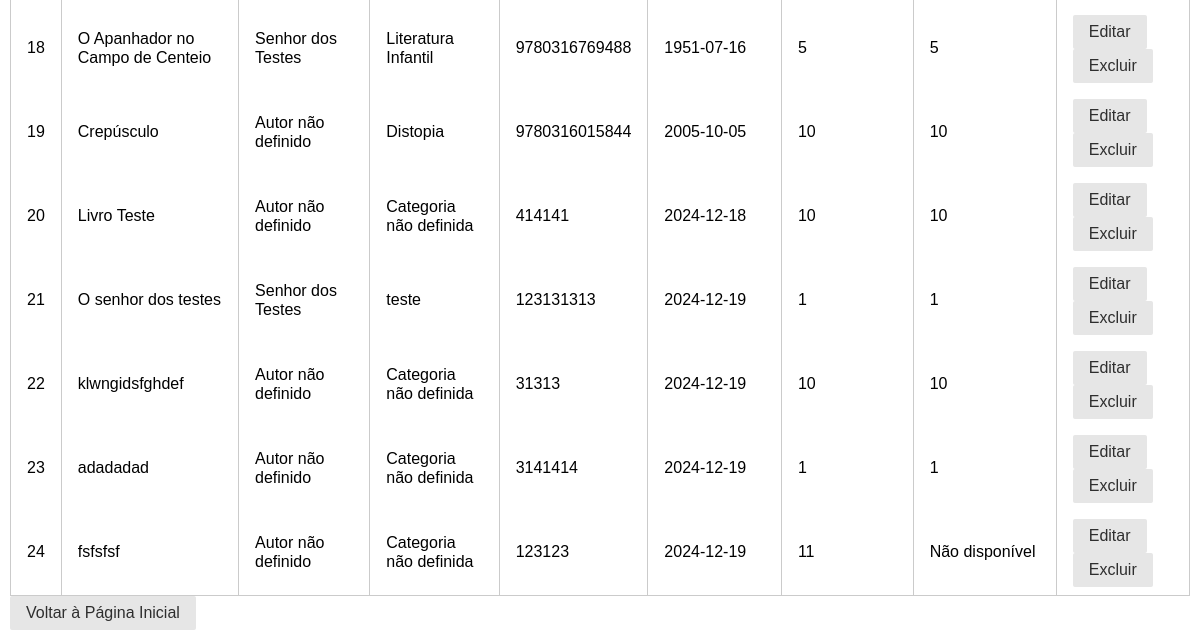
The page /books/livros (lower part) on the database as committed earlier.
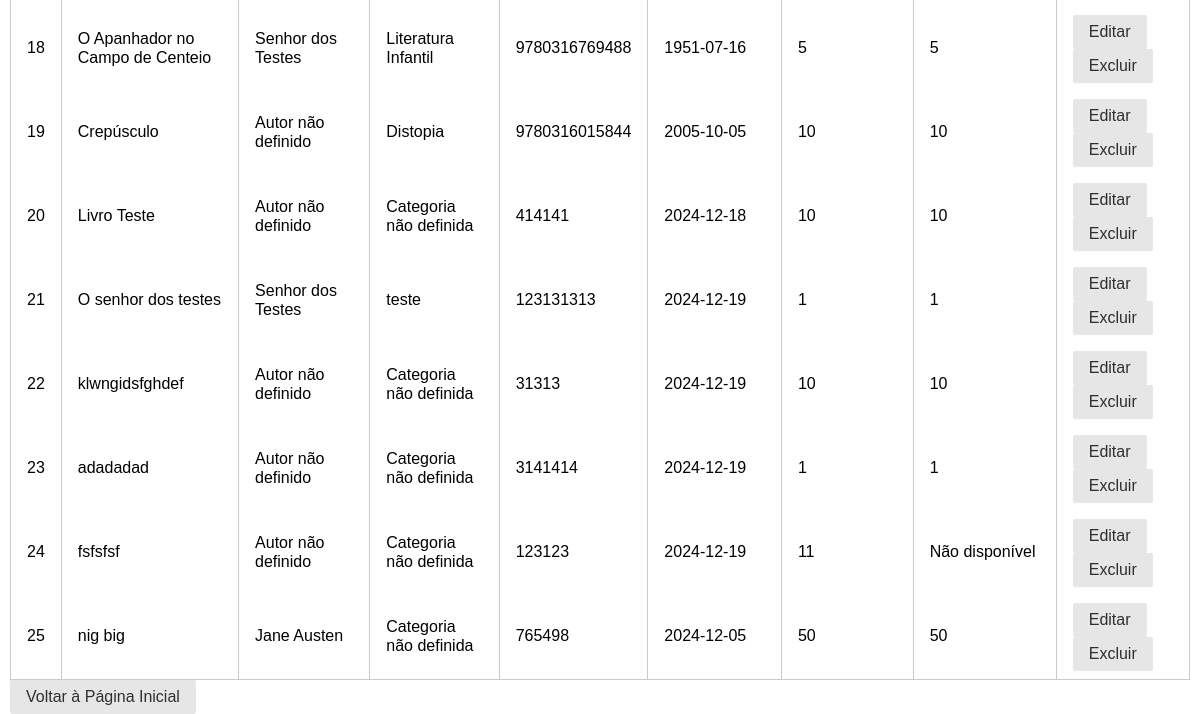
The same page on the database as committed later.
### Uniao/model/Livros.py (models this page shows)
class Livros(database.Model):
    id = database.Column(database.Integer, primary_key=True)
    titulo = database.Column(database.String(150), nullable=False)
    isbn = database.Column(database.String(13), unique=True, nullable=False)
    data_publicacao = database.Column(database.Date, nullable=True)
    autor_id = database.Column(database.Integer, database.ForeignKey("autores.id"), nullable=True)
    categoria_id = database.Column(database.Integer, database.ForeignKey("categorias.id"), nullable=True)
    quantidade_total = database.Column(database.Integer, nullable=False)
    quantidade_disponivel = database.Column(database.Integer, nullable=True)
    autor = database.relationship("Autores", back_populates="livros", lazy=True)
    categoria = database.relationship("Categorias", back_populates="livros", lazy=True)
    reservas = database.relationship("Reservas", back_populates="livro", lazy=True)
    emprestimos = database.relationship("Emprestimos", back_populates="livro", lazy=True)
    def JSonificar(self):
        return {
            "id": self.id,
            "titulo": self.titulo,
            "isbn": self.isbn,
            "data_publicacao": self.data_publicacao.isoformat() if self.data_publicacao else None,
            "autor": self.autor.nome if self.autor else "Autor não definido",
            "categoria": self.categoria.nome if self.categoria else "Categoria não definida",
            "quantidade_total": self.quantidade_total,
            "quantidade_disponivel": self.quantidade_disponivel
        }

### Uniao/model/Autores.py (models this page shows, shortened)
class Autores(database.Model):
    id = database.Column(database.Integer, primary_key=True)
    nome = database.Column(database.String(100), nullable=False)
    data_nascimento = database.Column(database.Date, nullable=True)
    nacionalidade = database.Column(database.String(50), nullable=False)
    livros = database.relationship("Livros", back_populates="autor", lazy=True)

### Uniao/model/Categorias.py (models this page shows, shortened)
class Categorias(database.Model):
    id = database.Column(database.Integer, primary_key=True)
    nome = database.Column(database.String(50), nullable=False)
    livros = database.relationship("Livros", back_populates="categoria", lazy=True)

### Uniao/controller/LivroController.py (the view)
@livroController.route('/livros', methods=['GET'])
def view_books():
    try:
        titulo = request.args.get('titulo', '').strip()
        autor_id = request.args.get('autor_id', '').strip()
        categoria_id = request.args.get('categoria_id', '').strip()
        data_inicio = request.args.get('data_inicio', '').strip()
        isbn = request.args.get('isbn', '').strip()
        livros = livroRepository.searchBooksCustom(
            titulo=titulo,
            autor_id=autor_id,
            categoria_id=categoria_id,
            data_inicio=data_inicio
        )
        autores = livroRepository.getAutores()
        categorias = livroRepository.getCategorias()
        return render_template(
            'Livro/livros.html',
            livros=livros,
            autores=autores,
            categorias=categorias
        )
    except Exception as e:
        flash(f"Erro ao carregar os livros: {e}", "error")
        return render_template('Livro/livros.html', livros=[], autores=[], categorias=[])

### Uniao/DAO/LivroDAO.py (called while the page is built)
    @staticmethod
    def getAutores():
        try:
            return Autores.query.all()
        except Exception as e:
            print(f"Erro ao buscar autores: {e}")
            return []

    @staticmethod
    def getCategorias():
        try:
            return Categorias.query.all()
        except Exception as e:
            print(f"Erro ao buscar categorias: {e}")
            return []

    @staticmethod
    def searchBooksCustom(titulo=None, autor_id=None, categoria_id=None, data_inicio=None, isbn=None):
        try:
            query = Livros.query
            if titulo:
                query = query.filter(Livros.titulo.like(f"%{titulo}%"))
            if autor_id:
                query = query.filter(Livros.autor_id == autor_id)
            if categoria_id:
                query = query.filter(Livros.categoria_id == categoria_id)
            if data_inicio:
                query = query.filter(Livros.data_publicacao >= data_inicio)
            if isbn:
                query = query.filter(Livros.isbn.like(f"%{isbn}%"))
            return query.all()
        except Exception as e:
            print(f"Erro ao realizar consulta personalizada: {e}")
            return []

### Uniao/repository/LivroRepository.py (called while the page is built)
    def getAutores(self):
        try:
            return self.livroDAO.getAutores()
        except Exception as e:
            return {"error": f"Erro ao buscar autores: {e}"}

    def getCategorias(self):
        try:
            return self.livroDAO.getCategorias()
        except Exception as e:
            return {"error": f"Erro ao buscar categorias: {e}"}

    def searchBooksCustom(self, titulo=None, autor_id=None, categoria_id=None, data_inicio=None, isbn=None):
        try:
            livros = self.livroDAO.searchBooksCustom(titulo, autor_id, categoria_id, data_inicio, isbn)
            return [livro.JSonificar() for livro in livros]
        except Exception as e:
            return {"error": f"Erro ao realizar consulta personalizada: {e}"}

### Uniao/templates/Livro/livros.html (shortened to what this page needs)
<!DOCTYPE html>
<html lang="pt-br">
<head>
    <link rel="stylesheet" href="{{ url_for('static', filename='css/base.css') }}">
    <link rel="stylesheet" href="{{ url_for('static', filename='css/formulario.css') }}">
    <link rel="stylesheet" href="{{ url_for('static', filename='css/table.css') }}">
</head>
<body>
    <main>
        <section class="book-list">
            <table class="pure-table">
                <tbody>
                    {% if livros %}
                        {% for livro in livros %}
                            <tr>
                                <td>{{ livro.id }}</td>
                                <td>{{ livro.titulo }}</td>
                                <td>{{ livro.autor if livro.autor else "Autor não definido" }}</td>
                                <td>{{ livro.categoria if livro.categoria else "Categoria não definida" }}</td>
                                <td>{{ livro.isbn }}</td>
                                <td>{{ livro.data_publicacao }}</td>
                                <td>{{ livro.quantidade_total }}</td>
                                <td>{{ livro.quantidade_disponivel or "Não disponível" }}</td>
                                <td>
                                    <a href="{{ url_for('bp_books.edit_book', id=livro.id) }}" class="pure-button">Editar</a>
                                    <a href="{{ url_for('bp_books.delete_book', id=livro.id) }}" class="pure-button">Excluir</a>
                                </td>
                            </tr>
                        {% endfor %}
                    {% else %}
                        <tr>
                            <td colspan="9">Nenhum livro encontrado.</td>
                        </tr>
                    {% endif %}
                </tbody>
            </table>
        </section>
    </main>
    <footer>
        <a href="{{ url_for('bp_inicio.index') }}" class="pure-button">Voltar à Página Inicial</a>
    </footer>
</body>
</html>

### Uniao/static/css/base.css (style rules this page uses)
html { line-height:1.15;-webkit-text-size-adjust:100% }
body { margin:0 }
main { display:block }
a { background-color:transparent }
html { font-family:sans-serif }
.pure-button { display:inline-block;line-height:normal;white-space:nowrap;vertical-align:middle;text-align:center;cursor:pointer;-webkit-user-drag:none;-webkit-user-select:none;user-select:none;box-sizing:border-box }
.pure-button { font-family:inherit;font-size:100%;padding:.5em 1em;color:rgba(0,0,0,.8);border:none transparent;background-color:#e6e6e6;text-decoration:none;border-radius:2px }
.pure-table { border-collapse:collapse;border-spacing:0;empty-cells:show;border:1px solid #cbcbcb }
body { padding-left: 10px; padding-right: 10px; }

### Uniao/static/css/formulario.css (style rules this page uses)
a { text-decoration: none; color: inherit; }

Rows that differ between the two databases and show on the page:
added Livros: id "25", titulo "nig big", nome "Jane Austen", categoria "Categoria não definida", isbn "765498", data_publicacao "2024-12-05", quantidade_total "50", quantidade_disponivel "50"
